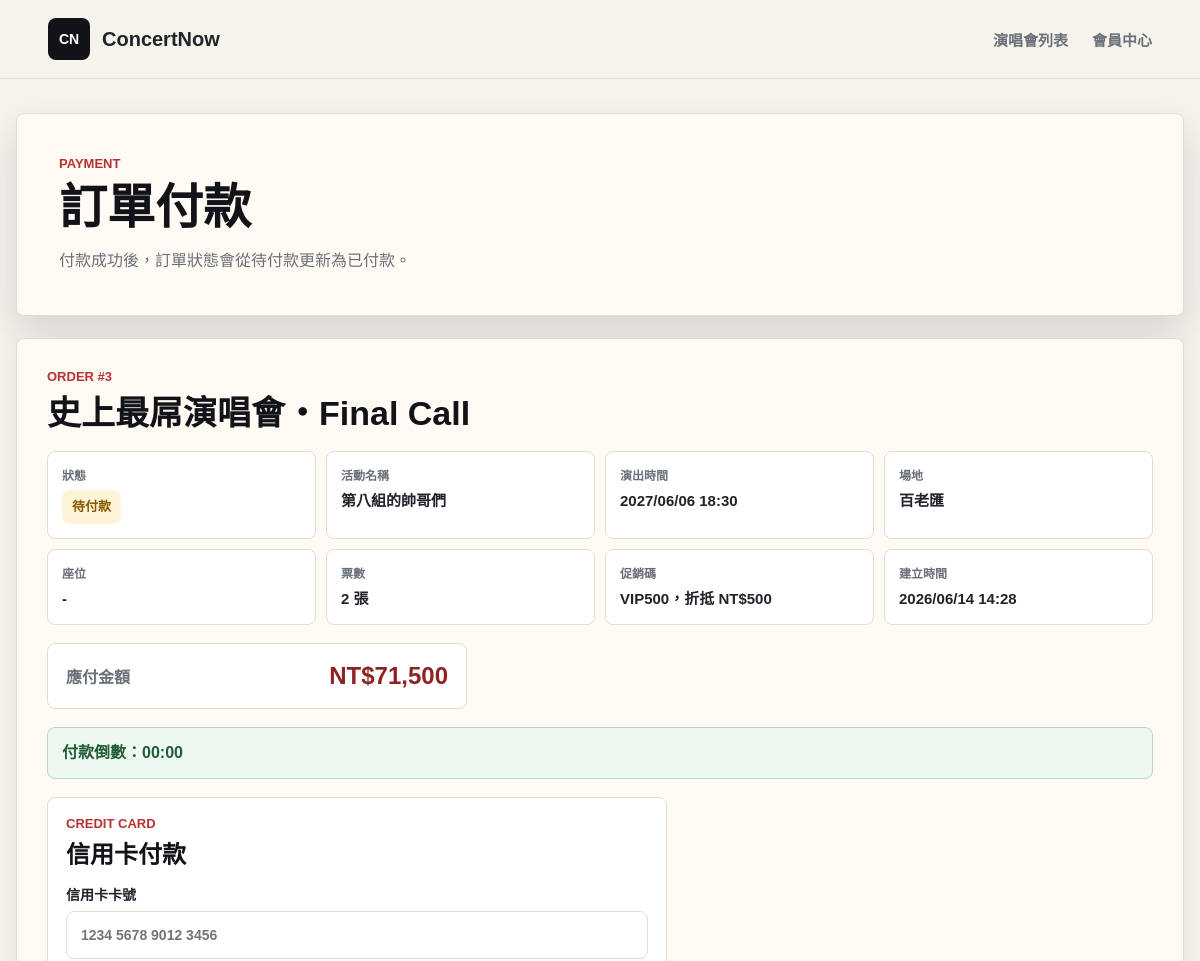
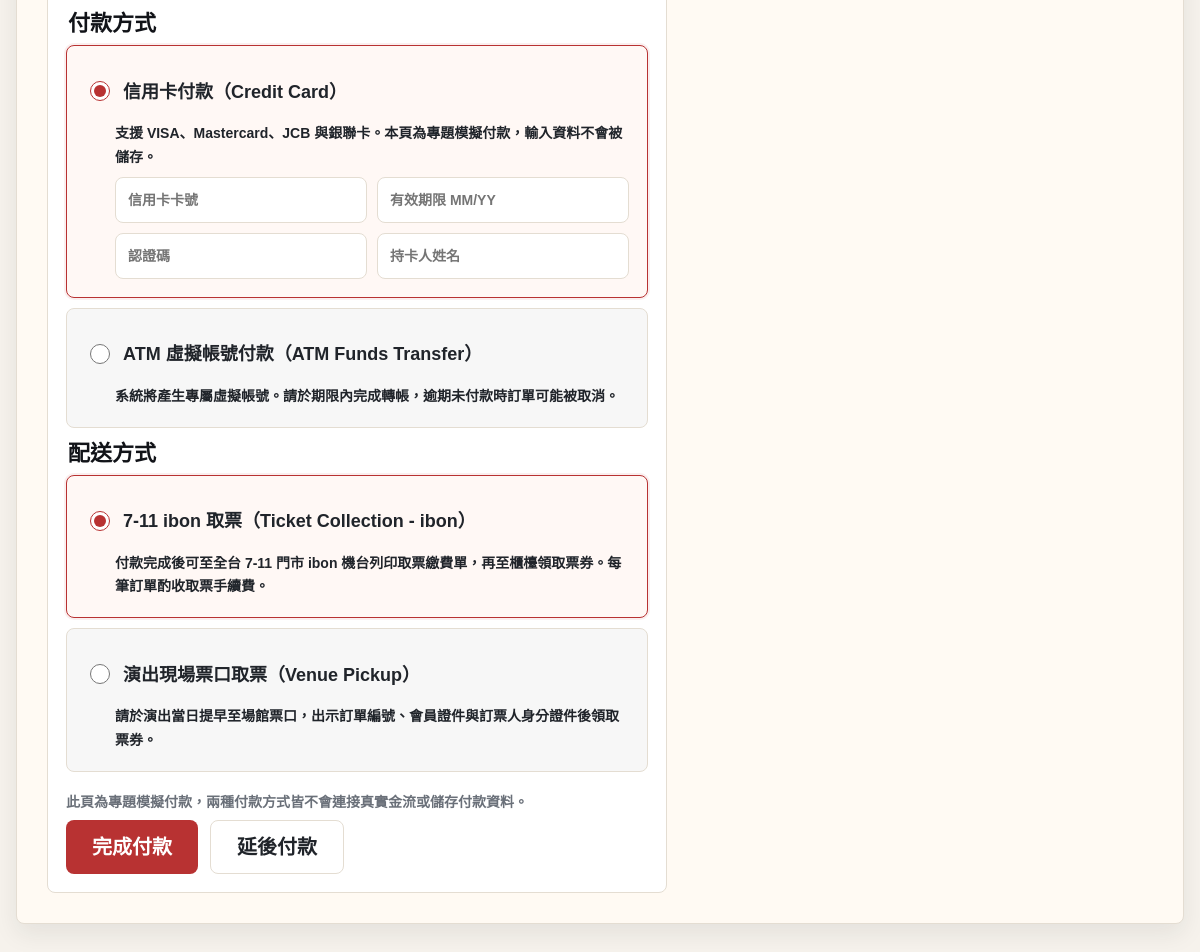
Page /customer/payment.php?order_id=3 (signed in) on the committed database (2 pictures, top to bottom).
### tables this page shows
CREATE TABLE Orders (
    order_id INT AUTO_INCREMENT PRIMARY KEY,
    user_id INT,
    show_id INT,
    promo_id INT NULL,                      
    total_price INT NOT NULL,               
    status ENUM('pending_payment', 'paid', 'cancelled') DEFAULT 'pending_payment',
    payment_method VARCHAR(30) NULL,         
    delivery_method VARCHAR(30) NULL,        
    created_at TIMESTAMP DEFAULT CURRENT_TIMESTAMP,
    FOREIGN KEY (user_id) REFERENCES User(user_id),
    FOREIGN KEY (show_id) REFERENCES ShowDate(show_id),
    FOREIGN KEY (promo_id) REFERENCES PromoCode(promo_id) ON DELETE SET NULL
);

CREATE TABLE Concert (
    concert_id INT AUTO_INCREMENT PRIMARY KEY,
    organizer_id INT NULL,                           
    artist VARCHAR(100) NOT NULL,                     
    title VARCHAR(255) NOT NULL,                      
    venue VARCHAR(100) NOT NULL,                      
    concert_address VARCHAR(255) NOT NULL,                    
    image VARCHAR(255),                               
    sale_start DATETIME NOT NULL,                     
    sale_end DATETIME NOT NULL,                       
    description TEXT,                                 
    notice TEXT,                                      
    created_at TIMESTAMP DEFAULT CURRENT_TIMESTAMP,
    FOREIGN KEY (organizer_id) REFERENCES Organizer(organizer_id) ON DELETE SET NULL
);

CREATE TABLE ShowDate (
    show_id INT AUTO_INCREMENT PRIMARY KEY,
    concert_id INT NOT NULL,                          
    show_datetime DATETIME NOT NULL,                  
    status VARCHAR(50) DEFAULT 'available',           
    FOREIGN KEY (concert_id) REFERENCES Concert(concert_id) ON DELETE CASCADE
);

CREATE TABLE PromoCode (
    promo_id INT AUTO_INCREMENT PRIMARY KEY,
    code_name VARCHAR(50) NOT NULL UNIQUE,  
    discount_amount INT NOT NULL,           
    usage_limit INT NULL,                   
    starts_at DATETIME NULL,                
    expires_at DATETIME NULL,               
    is_active BOOLEAN DEFAULT TRUE,         
    created_at TIMESTAMP DEFAULT CURRENT_TIMESTAMP,
    updated_at TIMESTAMP DEFAULT CURRENT_TIMESTAMP ON UPDATE CURRENT_TIMESTAMP
);

### includes/order_expiration.php (called while the page is built, shortened)
<?php
function orderPaymentDeadlineTimestamp($createdAt)
{
    try {
        $createdDateTime = new DateTimeImmutable((string) $createdAt, new DateTimeZone(ORDER_PAYMENT_TIMEZONE));
    } catch (Exception $exception) {
        return null;
    }
    return $createdDateTime->getTimestamp() + ORDER_PAYMENT_TIMEOUT_SECONDS;
}
function orderPaymentSecondsRemaining($createdAt)
{
    $deadlineTimestamp = orderPaymentDeadlineTimestamp($createdAt);
    $nowTimestamp = (new DateTimeImmutable('now', new DateTimeZone(ORDER_PAYMENT_TIMEZONE)))->getTimestamp();
    return max(0, $deadlineTimestamp - $nowTimestamp);
}

### customer/payment.php (the view, shortened to what this page needs)
<?php
require_once __DIR__ . '/../includes/db_config.php';
require_once __DIR__ . '/../includes/order_expiration.php';
function h($value)
{
    return htmlspecialchars((string) $value, ENT_QUOTES, 'UTF-8');
}
function paymentDateTimeText($value)
{
    $timestamp = strtotime((string) $value);
    return $timestamp ? date('Y/m/d H:i', $timestamp) : (string) $value;
}
function paymentStatusText($status)
{
    $labels = [
        'pending_payment' => '待付款',
        'paid' => '已付款',
        'cancelled' => '已取消',
    ];
    return $labels[$status] ?? (string) $status;
}
function paymentStatusClass($status)
{
    $classes = [
        'pending_payment' => 'is-pending',
        'paid' => 'is-paid',
        'cancelled' => 'is-cancelled',
    ];
    return $classes[$status] ?? 'is-unknown';
}
function fetchPaymentOrder($pdo, $orderId, $customerId)
{
    $stmt = $pdo->prepare(
        'SELECT
            o.order_id,
            o.total_price,
            o.status,
            o.payment_method,
            o.delivery_method,
            o.created_at,
            sd.show_datetime,
            c.artist,
            c.title,
            c.venue,
            p.code_name,
            p.discount_amount,
            COUNT(t.ticket_id) AS ticket_count,
            GROUP_CONCAT(s.seat_number ORDER BY s.seat_number SEPARATOR "、") AS seat_numbers
         FROM Orders o
         LEFT JOIN ShowDate sd ON o.show_id = sd.show_id
         LEFT JOIN Concert c ON sd.concert_id = c.concert_id
         LEFT JOIN PromoCode p ON o.promo_id = p.promo_id
         LEFT JOIN Ticket t ON o.order_id = t.order_id
         LEFT JOIN Seat s ON t.seat_id = s.seat_id
         WHERE o.order_id = ?
           AND o.user_id = ?
         GROUP BY
            o.order_id,
            o.total_price,
            o.status,
            o.payment_method,
            o.delivery_method,
            o.created_at,
            sd.show_datetime,
            c.artist,
            c.title,
            c.venue,
            p.code_name,
            p.discount_amount
         LIMIT 1'
    );
    $stmt->execute([$orderId, $customerId]);
    return $stmt->fetch();
}
$stylePath = __DIR__ . '/../assets/css/style.css';
$styleVersion = file_exists($stylePath) ? filemtime($stylePath) : time();
$customerId = (int) $_SESSION['customer_id'];
$orderId = filter_input(INPUT_GET, 'order_id', FILTER_VALIDATE_INT, [
    'options' => ['min_range' => 1],
]);
$order = null;
$errors = [];
$selectedPaymentMethod = (string) ($_POST['payment_method'] ?? 'credit_card');
$selectedDeliveryMethod = (string) ($_POST['delivery_method'] ?? 'ibon');
if ($pdo === null) {
    $errors[] = '資料庫連線失敗，請檢查 MySQL 與 includes/db_config.php 設定。';
} elseif (!$orderId) {
    $errors[] = '缺少訂單編號，請回會員中心查看訂單。';
} else {
    try {
        $order = fetchPaymentOrder($pdo, $orderId, $customerId);
    } catch (PDOException $exception) {
        $errors[] = '讀取付款資料失敗：' . $exception->getMessage();
    }
}
?>
<!doctype html>
<html lang="zh-Hant">
<head>
    <link rel="stylesheet" href="../assets/css/style.css?v=<?= h($styleVersion) ?>">
</head>
<body>
    <header class="site-header">
        <a class="brand" href="../index.php" aria-label="ConcertNow 首頁">
            <span class="brand-mark">CN</span>
            <span>ConcertNow</span>
        </a>
        <nav class="main-nav" aria-label="主選單">
            <a href="../index.php#concerts">演唱會列表</a>
            <a href="member.php">會員中心</a>
        </nav>
    </header>
    <main class="member-main">
        <section class="member-hero" aria-labelledby="payment-title">
            <div>
                <p class="member-kicker">Payment</p>
                <h1 id="payment-title">訂單付款</h1>
                <span>付款成功後，訂單狀態會從待付款更新為已付款。</span>
            </div>
        </section>
        <section class="member-panel">
            <?php if ($order): ?>
                <div class="member-section-title">
                    <p>Order #<?= h($order['order_id']) ?></p>
                    <h2><?= h($order['title'] ?? '演唱會資料已移除') ?></h2>
                </div>
                <dl class="member-order-info">
                    <div>
                        <dt>狀態</dt>
                        <dd><span class="member-status <?= h(paymentStatusClass($order['status'])) ?>"><?= h(paymentStatusText($order['status'])) ?></span></dd>
                    </div>
                    <div>
                        <dt>活動名稱</dt>
                        <dd><?= h($order['artist'] ?? '-') ?></dd>
                    </div>
                    <div>
                        <dt>演出時間</dt>
                        <dd><?= h(paymentDateTimeText($order['show_datetime'] ?? null)) ?></dd>
                    </div>
                    <div>
                        <dt>場地</dt>
                        <dd><?= h($order['venue'] ?? '-') ?></dd>
                    </div>
                    <div>
                        <dt>座位</dt>
                        <dd><?= h($order['seat_numbers'] ?: '-') ?></dd>
                    </div>
                    <div>
                        <dt>票數</dt>
                        <dd><?= h((int) $order['ticket_count']) ?> 張</dd>
                    </div>
                    <div>
                        <dt>促銷碼</dt>
                        <dd>
                            <?php if ($order['code_name']): ?>
                                <?= h($order['code_name']) ?>，折抵 NT$<?= h(number_format((int) $order['discount_amount'])) ?>
                            <?php else: ?>
                                -
                            <?php endif; ?>
                        </dd>
                    </div>
                    <div>
                        <dt>建立時間</dt>
                        <dd><?= h(paymentDateTimeText($order['created_at'])) ?></dd>
                    </div>
                </dl>
                <div class="payment-total" aria-label="付款金額">
                    <span>應付金額</span>
                    <strong>NT$<?= h(number_format((int) $order['total_price'])) ?></strong>
                </div>
                <?php if ($order['status'] === 'pending_payment'): ?>
                    <?php $paymentSecondsRemaining = orderPaymentSecondsRemaining($order['created_at']); ?>
                    <div class="auth-alert auth-success" data-order-countdown data-order-id="<?= h($order['order_id']) ?>" data-seconds="<?= h($paymentSecondsRemaining) ?>">
                        付款倒數：<strong data-countdown-text><?= h(gmdate('i:s', $paymentSecondsRemaining)) ?></strong>
                    </div>
                    <form method="post" action="payment.php?order_id=<?= h($order['order_id']) ?>" class="payment-card-form">
                        <div class="member-section-title payment-form-title">
                            <p>Credit Card</p>
                            <h2>信用卡付款</h2>
                        </div>
                        <div class="payment-card-grid">
                            <label class="payment-card-full">
                                <span>信用卡卡號</span>
                                <input type="text" name="card_number" inputmode="numeric" autocomplete="cc-number" placeholder="1234 5678 9012 3456" required>
                    <form method="post" action="payment.php?order_id=<?= h($order['order_id']) ?>" class="payment-choice-form">
                        <fieldset class="payment-choice-group">
                            <legend>付款方式</legend>
                            <label class="payment-choice-card">
                                <span class="payment-choice-title">
                                    <input type="radio" name="payment_method" value="credit_card" <?= $selectedPaymentMethod === 'credit_card' ? 'checked' : '' ?>>
                                    <strong>信用卡付款（Credit Card）</strong>
                                </span>
                                <span class="payment-choice-description">
                                    支援 VISA、Mastercard、JCB 與銀聯卡。本頁為專題模擬付款，輸入資料不會被儲存。
                                </span>
                                <span class="payment-method-fields" data-payment-fields="credit_card">
                                    <input type="text" name="card_number" placeholder="信用卡卡號">
                                    <input type="text" name="card_expiry" placeholder="有效期限 MM/YY">
                                    <input type="text" name="card_cvv" placeholder="認證碼">
                                    <input type="text" name="card_name" placeholder="持卡人姓名">
                                </span>
                            </label>
                            <label class="payment-choice-card">
                                <span class="payment-choice-title">
                                    <input type="radio" name="payment_method" value="atm_transfer" <?= $selectedPaymentMethod === 'atm_transfer' ? 'checked' : '' ?>>
                                    <strong>ATM 虛擬帳號付款（ATM Funds Transfer）</strong>
                                </span>
                                <span class="payment-choice-description">
                                    系統將產生專屬虛擬帳號。請於期限內完成轉帳，逾期未付款時訂單可能被取消。
                                </span>
                            </label>
                        </fieldset>
                        <fieldset class="payment-choice-group">
                            <legend>配送方式</legend>
                            <label class="payment-choice-card">
                                <span class="payment-choice-title">
                                    <input type="radio" name="delivery_method" value="ibon" <?= $selectedDeliveryMethod === 'ibon' ? 'checked' : '' ?>>
                                    <strong>7-11 ibon 取票（Ticket Collection - ibon）</strong>
                                </span>
                                <span class="payment-choice-description">
                                    付款完成後可至全台 7-11 門市 ibon 機台列印取票繳費單，再至櫃檯領取票券。每筆訂單酌收取票手續費。
                                </span>
                            </label>
                            <label class="payment-choice-card">
                                <span class="payment-choice-title">
                                    <input type="radio" name="delivery_method" value="venue_pickup" <?= $selectedDeliveryMethod === 'venue_pickup' ? 'checked' : '' ?>>
                                    <strong>演出現場票口取票（Venue Pickup）</strong>
                                </span>
                                <span class="payment-choice-description">
                                    請於演出當日提早至場館票口，出示訂單編號、會員證件與訂票人身分證件後領取票券。
                                </span>
                            </label>
                        </fieldset>
                        <p class="checkout-note">此頁為專題模擬付款，兩種付款方式皆不會連接真實金流或儲存付款資料。</p>
                        <div class="payment-actions">
                            <button class="placeholder-link payment-submit-button" type="submit">完成付款</button>
                            <a class="secondary-action payment-delay-button" href="order_detail.php?order_id=<?= h($order['order_id']) ?>">延後付款</a>
                        </div>
                    </form>
                <?php else: ?>
                    <div class="payment-actions">
                        <a class="placeholder-link" href="member.php">回會員中心</a>
                    </div>
                <?php endif; ?>
            <?php else: ?>
                <a class="secondary-action" href="member.php">回會員中心</a>
            <?php endif; ?>
        </section>
    </main>
</body>
</html>

### rows in the picture
orders: order_id "3", concert.title "史上最屌演唱會・Final Call", status "待付款", concert.artist "第八組的帥哥們", show.show_datetime "2027/06/06 18:30", concert.venue "百老匯", promo.code_name "VIP500", promo.discount_amount "500", created_at "2026/06/14 14:28", total_price "71,500"

### other values in the picture
$order['seat_numbers'] ?: '-' "-"
$order['ticket_count'] "2"
